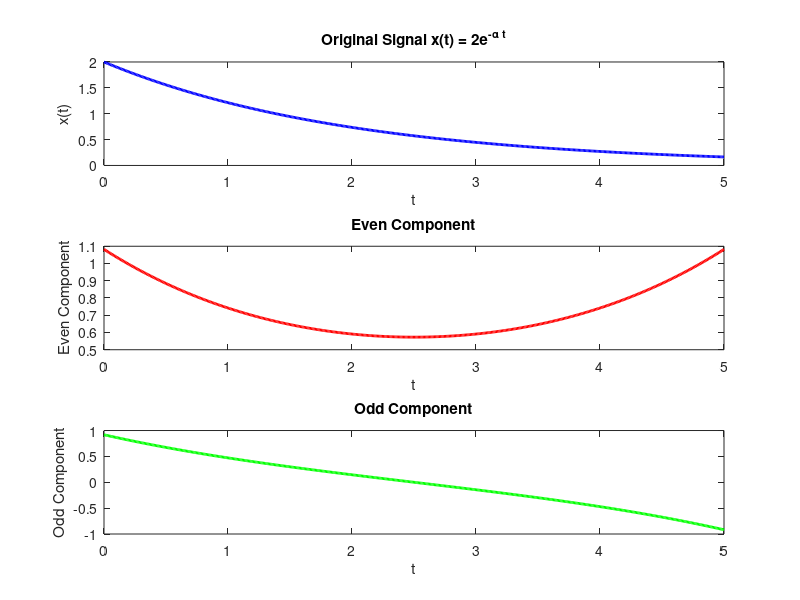

This figure's MATLAB source: (Note: this script raises an error after producing the figure.)
t_positive = 0:0.01:5; 
t_negative = -5:0.01:-0.01;
a=1;
alpha = 0.5;
x_positive = 2 * exp(-alpha * t_positive);
a=1;
x_negative = zeros(size(t_negative));
subplot(3, 1, 1);
a=1;
plot(t_positive, x_positive, 'b', 'LineWidth', 2);
xlabel('t');
a=1;
ylabel('x(t)');
title('Original Signal x(t) = 2e^{-\alpha t}');
x_even = (x_positive + flip(x_positive)) / 2;
a=1;
subplot(3, 1, 2);
plot(t_positive, x_even, 'r', 'LineWidth', 2);
a=1;
xlabel('t');
a=1;
ylabel('Even Component');
title('Even Component');
a=1;
x_odd = (x_positive - flip(x_positive)) / 2;
subplot(3, 1, 3);
a=1;
plot(t_positive, x_odd, 'g', 'LineWidth', 2);
xlabel('t');
a=1;
ylabel('Odd Component');
title('Odd Component');
subplot(3, 1, 1);
a=1;
ax1 = gca;
ax1.Position(4) = ax1.Position(4) - 0.02;
a=1;
subplot(3, 1, 2);
ax2 = gca;
a=1;
ax2.Position(4) = ax2.Position(4) - 0.02;
subplot(3, 1, 3);
a=1;
ax3 = gca;
ax3.Position(4) = ax3.Position(4) - 0.02;
